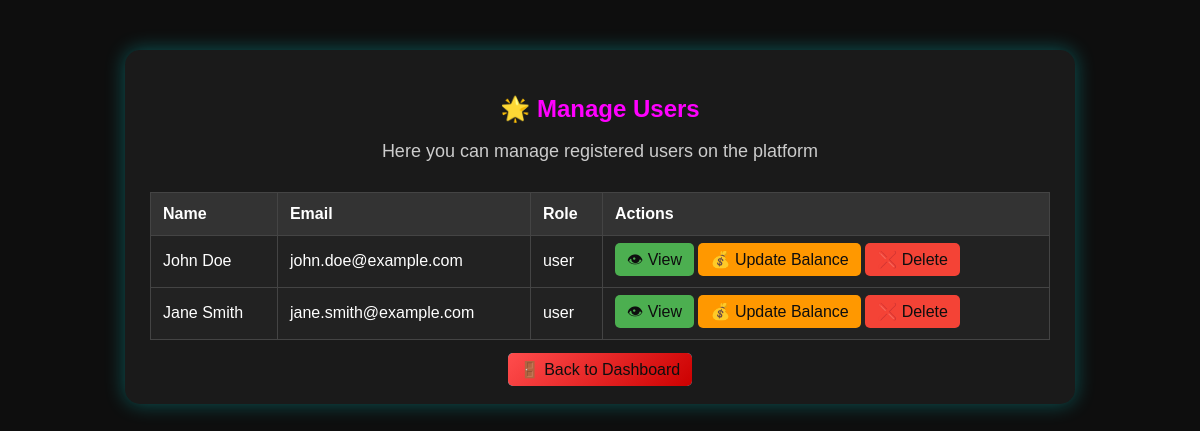
Screenshot of /admin/manage-users (signed in) with the database file from the repository.
### db/models.py (models this page shows, shortened)
class User(UserMixin, db.Model):
    __tablename__ = 'users'
    id = db.Column(db.Integer, primary_key=True)
    full_name = db.Column(db.String(255), nullable=False)
    email = db.Column(db.String(255), nullable=False, unique=True)
    password = db.Column(db.String(255), nullable=False)
    withdraw_password = db.Column(db.String(255), nullable=False)
    role = db.Column(SQLAlchemyEnum(UserRole), nullable=False, default=UserRole.USER)
    created_at = db.Column(db.DateTime, default=datetime.utcnow)
    updated_at = db.Column(db.DateTime, default=datetime.utcnow, onupdate=datetime.utcnow)
    kyc = db.relationship('KYC', back_populates='user', uselist=False, cascade='all, delete-orphan')
    account = db.relationship('Account', back_populates='user', uselist=False)
    btc_wallet = db.relationship('BTCWallet', back_populates='user', cascade='all, delete-orphan', uselist=False)
    eth_wallet = db.relationship('ETHWallet', back_populates='user', cascade='all, delete-orphan',uselist=False)
    usdt_wallet = db.relationship('USDTWallet', back_populates='user', cascade='all, delete-orphan',uselist=False)
    bnb_wallet= db.relationship('BNBWallet', back_populates='user', cascade='all, delete-orphan',uselist=False)

### blueprints/admin.py (the view)
@admin_bprt.route('/manage-users')
def manage_users():
    users = get_all_users()  # Example function, replace with your DB query logic.
    return render_template('admin/manage_users.html', users=users)

### app.py (called while the page is built)
@login_manager.user_loader
def load_user(user_id):
    return User.query.get(int(user_id))

### blueprints/admin.py (called while the page is built)
def get_all_users():
    return [
        {'id': 1, 'full_name': 'John Doe', 'email': 'john.doe@example.com', 'role': 'user'},
        {'id': 2, 'full_name': 'Jane Smith', 'email': 'jane.smith@example.com', 'role': 'user'},
    ]

### templates/admin/manage_users.html (shortened to what this page needs)
<!DOCTYPE html>
<html lang="en">
<head>
    <link rel="stylesheet" href="{{ url_for('static', filename='css/admin/admin.css') }}">
    <link rel="stylesheet" href="{{ url_for('static', filename='css/admin/forms.css') }}">
</head>
<body class="bg-dark text-light">
    <div class="admin-container" style="max-width: 900px !important;">
        <div class="admin-header">
            <h2>🌟 Manage Users</h2>
            <p>Here you can manage registered users on the platform</p>
        </div>
        <div class="user-list">
            <table>
                <thead>
                    <tr>
                        <th>Name</th>
                        <th>Email</th>
                        <th>Role</th>
                        <th>Actions</th>
                    </tr>
                </thead>
                <tbody>
                    {% for user in users %}
                    <tr>
                        <td>{{ user.full_name }}</td>
                        <td>{{ user.email }}</td>
                        <td>{{ user.role }}</td>
                        <td>
                            <a href="{{ url_for('admin.view_user', user_id=user.id) }}" class="btn btn-view">👁 View</a>
                            <a href="{{ url_for('admin.update_user_balance', user_id=user.id) }}" class="btn btn-update">💰 Update Balance</a>
                            <a href="{{ url_for('admin.delete_user', user_id=user.id) }}" class="btn btn-delete">❌ Delete</a>
                        </td>
                    </tr>
                    {% endfor %}
                </tbody>
            </table>
        </div>
        <a href="{{ url_for('admin.admin_dashboard') }}" class="btn btn-logout">🚪 Back to Dashboard</a>
    </div>
</body>
</html>

### static/css/admin/admin.css (style rules this page uses)
body { font-family: 'Orbitron', sans-serif; background-color: #0b0f1a; color: #ffffff; margin: 0; padding: 0; }
.admin-container { max-width: 700px; margin: 60px auto; background-color: #1a1f2b; padding: 30px; border-radius: 15px; box-shadow: 0 0 20px rgba(255, 0, 255, 0.2); text-align: center; }
.admin-header h2 { margin-bottom: 10px; color: #ff00ff; }
.admin-header p { margin-bottom: 30px; font-size: 18px; color: #cccccc; }
.btn-logout { background: linear-gradient(135deg, #ff4d4d, #cc0000); }

### static/css/admin/forms.css (style rules this page uses)
body { font-family: 'Orbitron', sans-serif; background-color: #0e0e0e; color: #fff; margin: 0; padding: 0; }
.admin-container { width: 90%; max-width: 600px; margin: 50px auto; padding: 25px; background-color: #1a1a1a; border-radius: 15px; box-shadow: 0 0 20px rgba(0, 255, 255, 0.3); }
h2 { text-align: center; margin-bottom: 30px; color: #00e5ff; }
.btn { background-color: #00e5ff; color: #0e0e0e; padding: 12px; text-align: center; border: none; border-radius: 8px; cursor: pointer; font-size: 16px; transition: background 0.3s; margin-top: 10px; }
.btn-logout { background-color: #ff1744; margin-top: 20px; }
table { width: 100%; border-collapse: collapse; margin: 20px 0; }
th, td { padding: 12px; text-align: left; border: 1px solid #444; }
th { background-color: #333; color: #fff; }
td { background-color: #222; }
.btn { padding: 8px 12px; background-color: #00e5ff; color: #0e0e0e; border-radius: 5px; text-decoration: none; }
.btn-view { background-color: #4caf50; }
.btn-update { background-color: #ff9800; }
.btn-delete { background-color: #f44336; }

### rows the page displays
User: full_name "John Doe", email "john.doe@example.com", role "user", full_name "Jane Smith", email "jane.smith@example.com"
